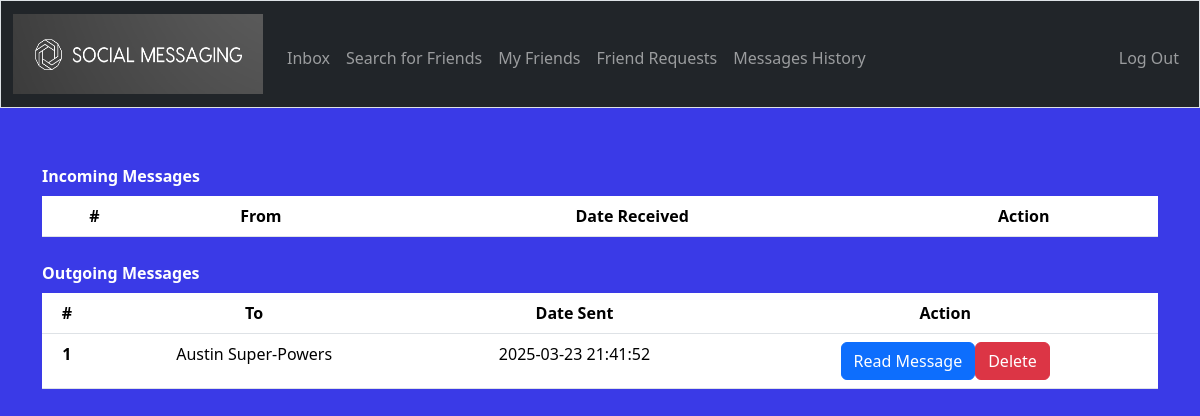
The page /inbox (signed in) on the database as committed earlier.
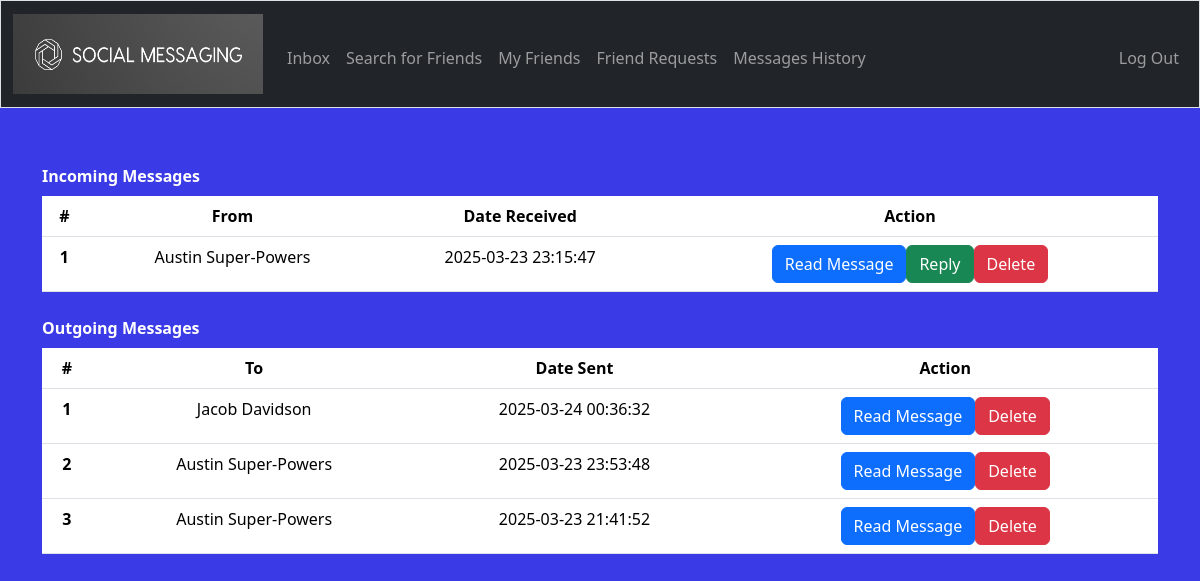
The same page on the database as committed later.
### tables this page shows
CREATE TABLE messages (
    id INTEGER PRIMARY KEY,
    sender_id INTEGER,
    receiver_id INTEGER,
    content TEXT,
    timestamp DATETIME DEFAULT CURRENT_TIMESTAMP,
    status TEXT CHECK(status IN ('inbox', 'sent', 'trash')),
    is_read BOOLEAN DEFAULT 0,
    FOREIGN KEY (sender_id) REFERENCES users(id),
    FOREIGN KEY (receiver_id) REFERENCES users(id)
);

CREATE TABLE users (
    id INTEGER PRIMARY KEY,
    username TEXT UNIQUE,
    hash TEXT,
    full_name TEXT,
    country TEXT
);

### app.py (the view)
@app.route("/inbox", methods=["GET", "POST"])
@login_required
def inbox():
    user_id = session["user_id"]  # User ID for SQL query
    in_messages = db.execute("SELECT m.id, m.sender_id, m.content, m.timestamp, u.full_name, m.is_read FROM messages m JOIN users u ON u.id = m.sender_id WHERE m.receiver_id = ? AND m.status = 'sent' ORDER BY m.timestamp DESC;", user_id)
    out_messages = db.execute("SELECT m.id, m.content, m.timestamp, u.full_name, m.is_read FROM messages m JOIN users u ON u.id = m.receiver_id WHERE m.sender_id = ? AND m.status = 'sent' ORDER BY m.timestamp DESC;", user_id)
    return render_template("inbox.html", in_messages=in_messages, out_messages=out_messages)

### app.py (called while the page is built)
@app.after_request
def after_request(response):
    response.headers["Cache-Control"] = "no-cache, no-store, must-revalidate"
    response.headers["Expires"] = 0
    response.headers["Pragma"] = "no-cache"
    return response

### helpers.py (called while the page is built)
def login_required(f):
    @wraps(f)
    def decorated_function(*args, **kwargs):
        if session.get("user_id") is None:
            return redirect("/login")
        return f(*args, **kwargs)
    return decorated_function

### templates/inbox.html (shortened to what this page needs)
{% extends "layout.html" %}
{% block main %}
<table class="table caption-top">
    <caption><strong style="color: white;">Incoming Messages</strong></caption>
    <thead>
      <tr>
        <th scope="col">#</th>
        <th scope="col">From</th>
        <th scope="col">Date Received</th>
        <th scope="col">Action</th>
      </tr>
    </thead>
    <tbody>
      {% for in_message in in_messages %}
      <tr>
        <th scope="row">{{ loop.index }}</th>
        <td>{{ in_message.full_name }}</td>
        <td>{{ in_message.timestamp }}</td>
        <td>
          <div class="btn-group">
            <form action="/read" method="post" style="display:inline;">
                <button type="button" class="btn btn-secodary btn-primary" data-bs-toggle="popover" data-bs-placement="left" data-bs-title="Message Content" data-bs-content="{{ in_message.content }}">Read Message</button>
              </form>
            <form action="/send" method="post" style="display:inline;">
              <button class="btn btn-success" type="submit">Reply</button>
            </form>
            <form action="/delete" method="post" style="display:inline;">
              <button class="btn btn-danger" type="submit">Delete</button>
            </form>
          </div>
        </td>
      </tr>
      {% endfor %}
    </tbody>
  </table>
  <table class="table caption-top">
    <caption><strong style="color: white;">Outgoing Messages</strong></caption>
    <thead>
      <tr>
        <th scope="col">#</th>
        <th scope="col">To</th>
        <th scope="col">Date Sent</th>
        <th scope="col">Action</th>
      </tr>
    </thead>
    <tbody>
      {% for out_message in out_messages %}
      <tr>
        <th scope="row">{{ loop.index }}</th>
        <td>{{ out_message.full_name }}</td>
        <td>{{ out_message.timestamp }}</td>
        <td>
          <div class="btn-group">
            <form action="/read" method="post" style="display:inline;">
                <button type="button" class="btn btn-secodary btn-primary" data-bs-toggle="popover" data-bs-placement="left" data-bs-title="Message Content" data-bs-content="{{ out_message.content }}">Read Message</button>
              </form>
            <form action="/delete" method="post" style="display:inline;">
              <button class="btn btn-danger" type="submit">Delete</button>
            </form>
          </div>
        </td>
      </tr>
      {% endfor %}
    </tbody>
  </table>
{% endblock %}

### templates/layout.html (shortened to what this page needs)
<!DOCTYPE html>
<html lang="en">
<head>
        <link href="https://cdn.jsdelivr.net/npm/bootstrap@5.3.3/dist/css/bootstrap.min.css" rel="stylesheet">
        <link href="/static/styles.css" rel="stylesheet">
</head>
    <body style="background-color: #3a3ae7;">
        <nav class="bg-dark border navbar navbar-expand-md navbar-dark">
            <div class="container-fluid">
            <a class="navbar-brand" href="/">
                        <img src="/static/sm_logo.png" alt="Social Messaging logo" width="250" height="80">
                      </a>
                <div class="collapse navbar-collapse" id="navbar">
                    {% if session["user_id"] %}
                        <ul class="navbar-nav me-auto mt-2">
                            <li class="nav-item"><a class="nav-link" href="/inbox">Inbox</a></li>
                            <li class="nav-item"><a class="nav-link" href="/search">Search for Friends</a></li>
                            <li class="nav-item"><a class="nav-link" href="/friends">My Friends</a></li>
                            <li class="nav-item"><a class="nav-link" href="/requests">Friend Requests</a></li>
                            <li class="nav-item"><a class="nav-link" href="/history">Messages History</a></li>
                        </ul>
                        <ul class="navbar-nav ms-auto mt-2">
                            <li class="nav-item"><a class="nav-link" href="/logout">Log Out</a></li>
                        </ul>
                    {% else %}
                        <ul class="navbar-nav ms-auto mt-2">
                            <li class="nav-item"><a class="nav-link" href="/register">Register</a></li>
                            <li class="nav-item"><a class="nav-link" href="/login">Log In</a></li>
                        </ul>
                    {% endif %}
                </div>
            </div>
        </nav>
        <main class="container py-5 text-center">
            {% block main %}{% endblock %}
        </main>
    </body>
</html>

### static/styles.css (style rules this page uses)
nav .navbar-brand { font-size: xx-large; }

### templates/layout.html (style rules this page uses)
.navbar-dark .navbar-brand { color: white; }

Rows that differ between the two databases and show on the page:
added messages: full_name "Austin Super-Powers", timestamp "2025-03-23 23:15:47", shown under "Incoming Messages"
added messages: full_name "Jacob Davidson", timestamp "2025-03-24 00:36:32", shown under "Outgoing Messages"
added messages: full_name "Austin Super-Powers", timestamp "2025-03-23 23:53:48", shown under "Outgoing Messages"
